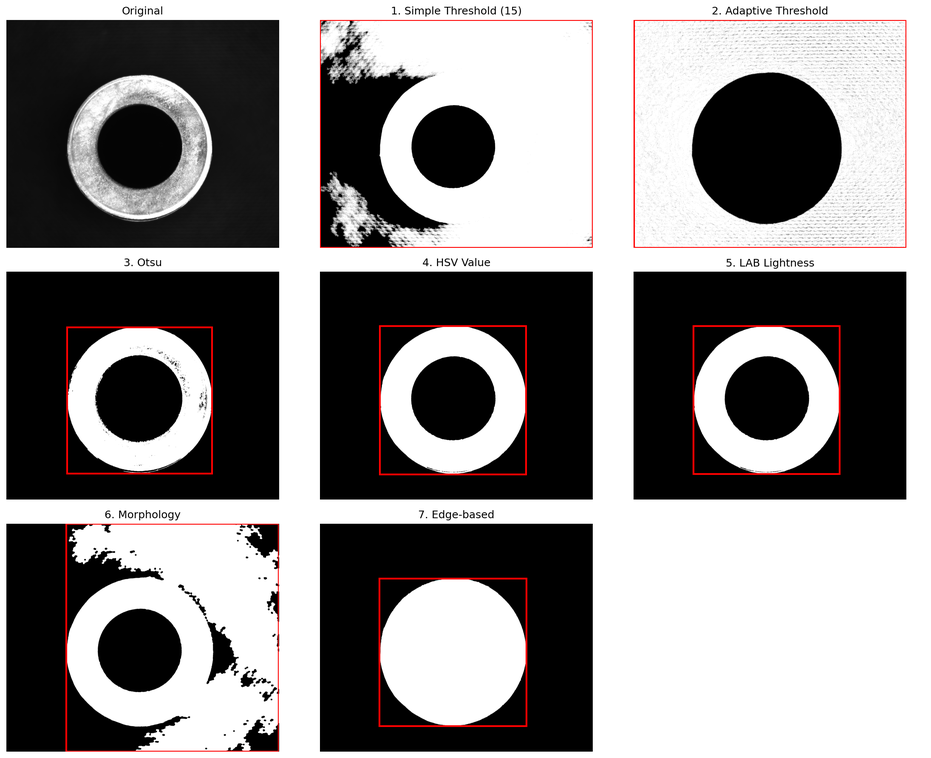
#> input picture oring_detection_test_Image_20260130155645509.png, 931 x 758 px, shrunk from 2191 x 1783 before the run; its folder holds only this picture in this run
$ python -i identify_rework_samples.py   (imports and definitions only)
#> lines starting #> are read from the running program, lines starting #| are printed output that depends on the picture; after the words box and inside, x2 and y2 are one past the last pixel; in counts of white or black regions, pixels touching at a corner belong together
"""
Identify rework samples based on concentricity and diameter tolerance.

Workflow:
1) Load image
2) Remove background using Otsu thresholding (foreground = o-ring)
3) Extract outer contour and inner contour
4) Fit circles to both contours
5) Compute metrics:
   - center distance (eccentricity) between inner/outer circles
   - average ring thickness (outer_radius - inner_radius)
   - mean radius vs reference
6) Save per-image measurements to CSV for manual calibration

Outputs:
- rework/measurements.csv

Author: GitHub Copilot
Date: February 6, 2026
"""

import csv
import cv2
import numpy as np
from pathlib import Path
from typing import Tuple, Optional, List


def otsu_mask(image: np.ndarray) -> np.ndarray:
    """Create binary mask using Otsu and keep largest component."""
    gray = cv2.cvtColor(image, cv2.COLOR_BGR2GRAY)
    _, binary = cv2.threshold(gray, 0, 255, cv2.THRESH_BINARY + cv2.THRESH_OTSU)

    # Invert if background becomes white
    if np.mean(binary == 255) > 0.75:
        binary = cv2.bitwise_not(binary)

    # Keep largest component
    num_labels, labels, stats, _ = cv2.connectedComponentsWithStats(binary, connectivity=8)
    if num_labels <= 1:
        return binary

    largest_label = 1 + np.argmax(stats[1:, cv2.CC_STAT_AREA])
    mask = np.zeros_like(binary)
    mask[labels == largest_label] = 255
    return mask


def find_inner_outer_contours(mask: np.ndarray) -> Tuple[Optional[np.ndarray], Optional[np.ndarray]]:
    """Find outer and inner contours from a ring mask."""
    contours, hierarchy = cv2.findContours(mask, cv2.RETR_CCOMP, cv2.CHAIN_APPROX_SIMPLE)
    if not contours or hierarchy is None:
        return None, None

    # Find outer contour: largest area
    areas = [cv2.contourArea(c) for c in contours]
    outer_idx = int(np.argmax(areas))
    outer = contours[outer_idx]

    # Find inner contour: largest child of outer (hole)
    inner = None
    h = hierarchy[0]
    for i, hinfo in enumerate(h):
        parent = hinfo[3]
        if parent == outer_idx:
            # candidate inner
            if inner is None or cv2.contourArea(contours[i]) > cv2.contourArea(inner):
                inner = contours[i]

    return outer, inner


def fit_circle(contour: np.ndarray) -> Tuple[Tuple[float, float], float]:
    """Fit a circle to a contour using min enclosing circle."""
    (x, y), r = cv2.minEnclosingCircle(contour)
    return (float(x), float(y)), float(r)


def measure_ring(image_path: Path) -> Optional[dict]:
    """Measure ring metrics for a single image."""
    image = cv2.imread(str(image_path))
#> image is the input picture: shape (758, 931, 3); mean B, G, R 139.6, 139.6, 142.1
    if image is None:
        return None

    mask = otsu_mask(image)
#> in otsu_mask, `gray = cv2.cvtColor(image, cv2.COLOR_BGR2GRAY)`:
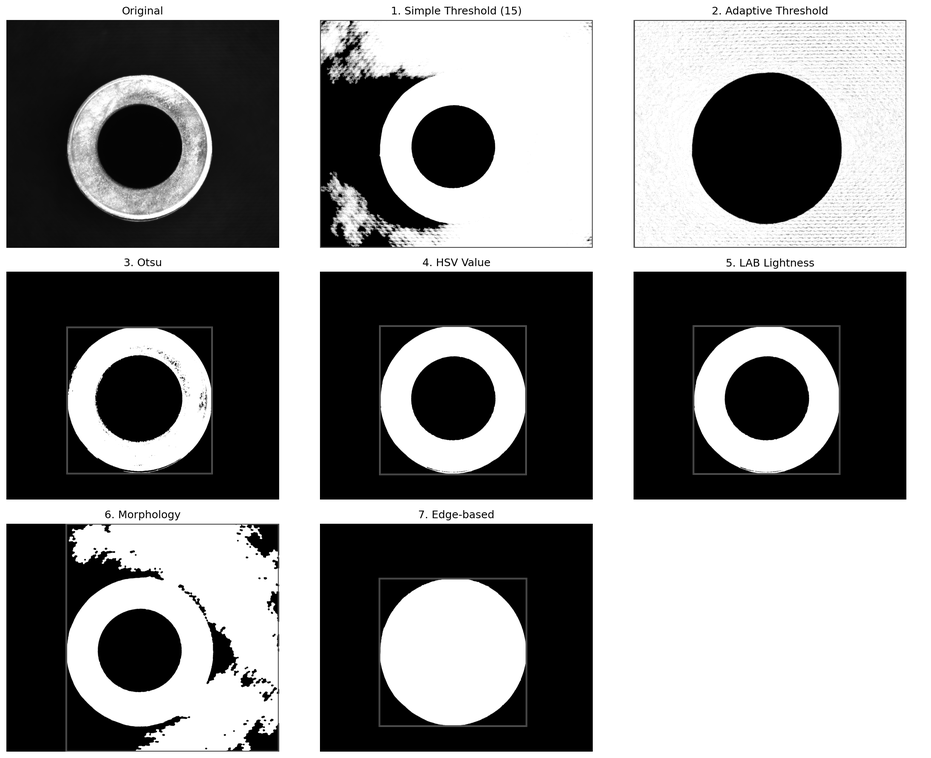
#> gray: shape (758, 931); min 0, max 255, mean 140.3
#> in otsu_mask, `_, binary = cv2.threshold(gray, 0, 255, cv2.THRESH_BINARY + cv2.THRESH..`:
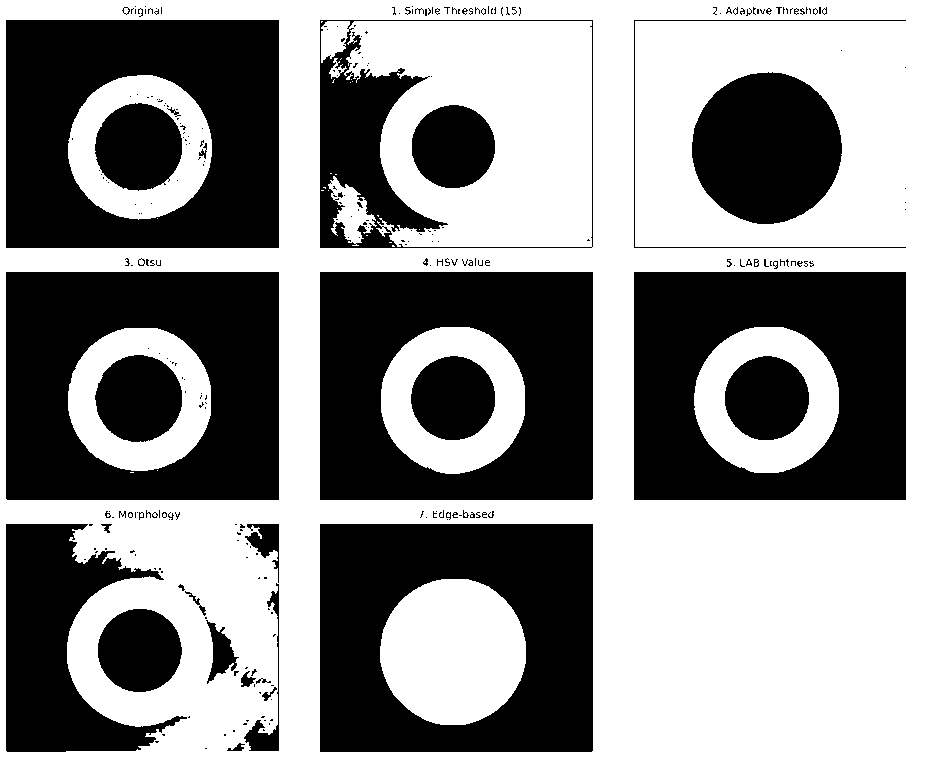
#> binary: shape (758, 931); 54.9% white; 287 black regions (245 under 20 px), largest, box (x1, y1, x2, y2) and area: (6, 20, 279, 248) 45908, (6, 272, 279, 500) 45890, (320, 272, 593, 500) 45444
#> in otsu_mask, `num_labels, labels, stats, _ = cv2.connectedComponentsWithStats(binary..`:
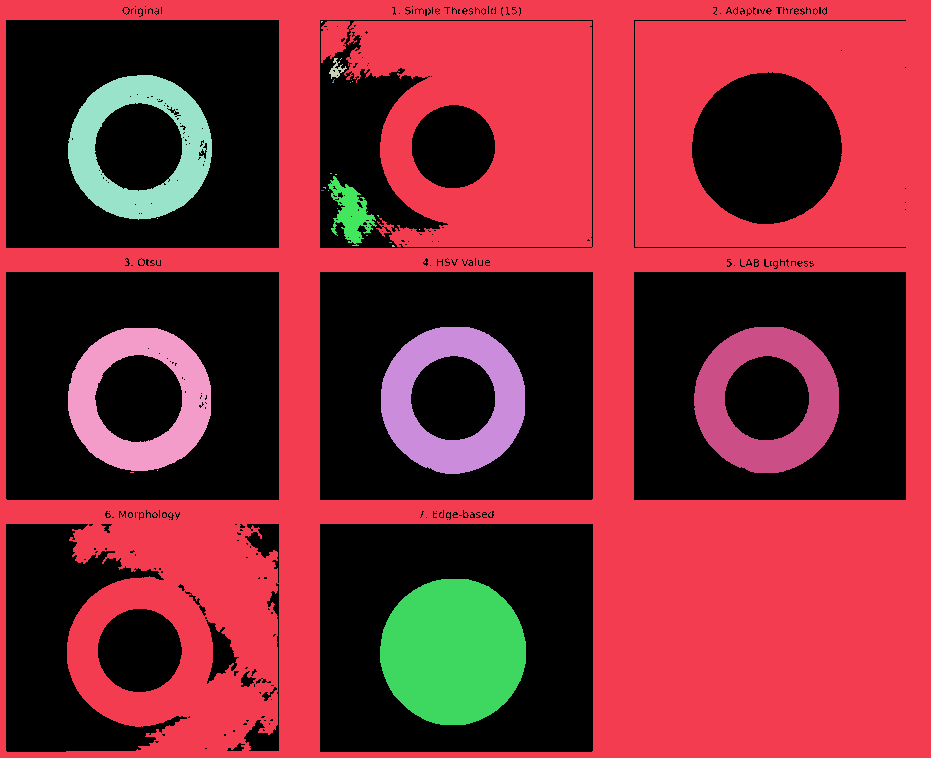
#> labels: shape (758, 931) int32; 29 distinct labels, from 0 to 28; one colour per label, 0 black
#> in otsu_mask, `num_labels, labels, stats, _ = cv2.connectedComponentsWithStats(binary..`: num_labels = 29; stats = 29 rows, first 6: [6, 6, 900, 746, 318457], [0, 0, 931, 758, 325566], [321, 21, 2, 2, 3], [329, 58, 18, 21, 142], [340, 58, 2, 2, 2], [68, 75, 144, 145, 10212]
#> in otsu_mask, `largest_label = 1 + np.argmax(stats[1:, cv2.CC_STAT_AREA])`: largest_label = 1
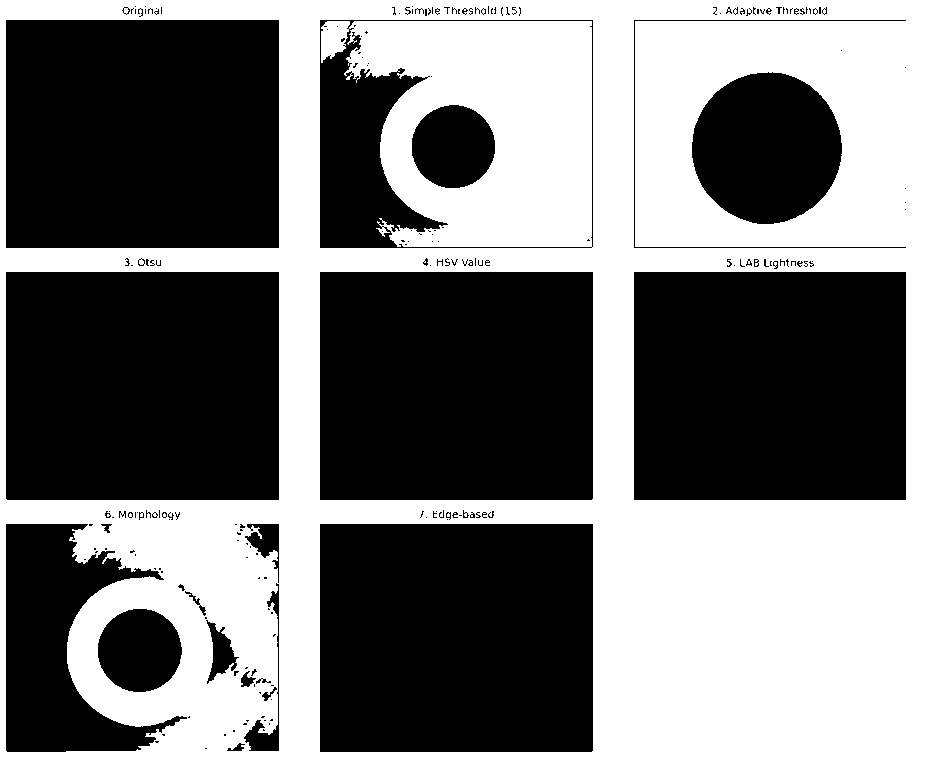
#> mask: shape (758, 931); 46.1% white; 1 white region
    outer, inner = find_inner_outer_contours(mask)
#> in find_inner_outer_contours, `contours, hierarchy = cv2.findContours(mask, cv2.RETR_CCOMP, cv2.CHAIN..`: contours = 377 contours, 310 with area under 20; largest, box (x1, y1, x2, y2) and area: (0, 0, 931, 758) 704010, (5, 19, 280, 249) 62744, (319, 523, 594, 753) 62742, (319, 271, 594, 501) 62742, (5, 271, 280, 501) 62742
#> in find_inner_outer_contours, `areas = [cv2.contourArea(c) for c in contours]`: areas = 377 values, max 704010 at index 0, min 2 at index 15, mean 2895.5
#> in find_inner_outer_contours, `outer_idx = int(np.argmax(areas))`: outer_idx = 0
#> in find_inner_outer_contours, `outer = contours[outer_idx]`: outer = [[0, 0], [0, 757], [930, 757], [930, 0]]
#> in find_inner_outer_contours, `h = hierarchy[0]`: h = 377 rows, first 6: [-1, -1, 1, -1], [2, -1, -1, 0], [3, 1, -1, 0], [4, 2, -1, 0], [5, 3, -1, 0], [6, 4, -1, 0]
#> the loop in find_inner_outer_contours, `for i, hinfo in enumerate(h):` made 377 passes
#> (hinfo, parent) on passes 1 to 3: ([-1, -1, 1, -1], -1), ([2, -1, -1, 0], 0), ([3, 1, -1, 0], 0)
#> after the loop in find_inner_outer_contours, `for i, hinfo in enumerate(h):`: inner = [[5, 20], [6, 19], [278, 19], [279, 20], [279, 247], [278, 248], [6, 248], [5, 247]]
#> outer = [[0, 0], [0, 757], [930, 757], [930, 0]]

    if outer is None or inner is None:
        return {
            'image': image_path.name,
            'outer_radius': None,
            'inner_radius': None,
            'center_dx': None,
            'center_dy': None,
            'center_dist': None,
            'ring_thickness': None,
            'mean_radius': None,
            'valid': False
        }

    (ox, oy), orad = fit_circle(outer)
#> in fit_circle, `(x, y), r = cv2.minEnclosingCircle(contour)`: x = 465; y = 378.5; r = 599.6
#> ox = 465; oy = 378.5; orad = 599.6
    (ix, iy), irad = fit_circle(inner)
#> ix = 142; iy = 133.5; irad = 177.9

    center_dx = ox - ix
#> center_dx = 323
    center_dy = oy - iy
#> center_dy = 245
    center_dist = (center_dx ** 2 + center_dy ** 2) ** 0.5
#> center_dist = 405.4
    ring_thickness = orad - irad
#> ring_thickness = 421.7
    mean_radius = (orad + irad) / 2.0
#> mean_radius = 388.7

    return {
#> (the run stopped early here; a loop or call above may not have finished)
